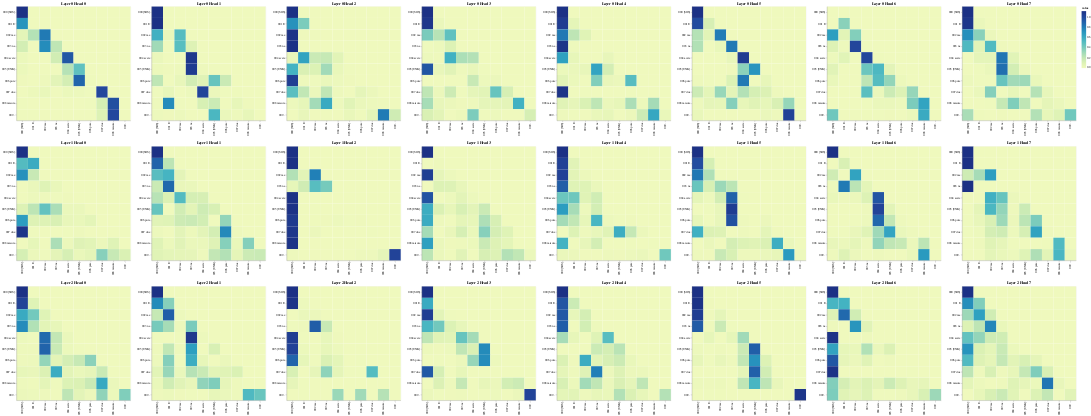

Source (notebook cell):
### Code cell
# Decoder self attention

get_all_attention_maps("decoder", layers, heads, decoder_input_tokens, decoder_input_tokens, min(20, sentence_len))
